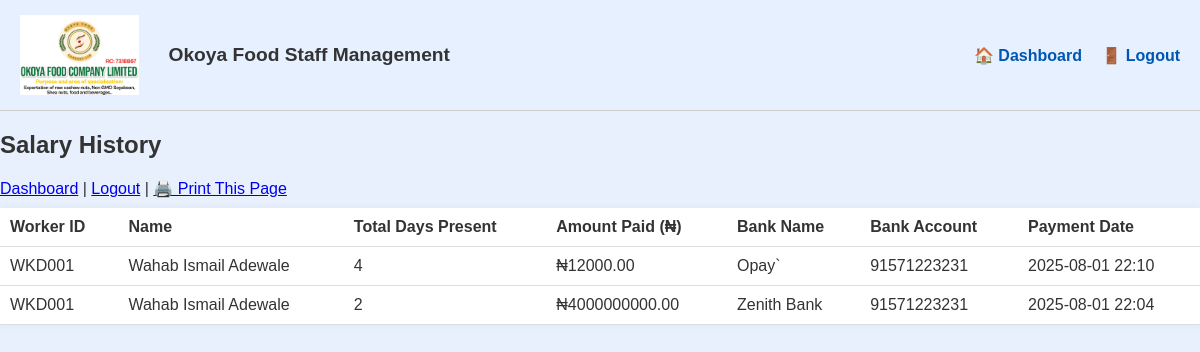
/salary_history (signed in), run on the app's committed database.
### app.py (models this page shows)
class Worker(db.Model):
    __tablename__ = 'workers'
    id = db.Column(db.Integer, primary_key=True)
    worker_code = db.Column(db.String(10), unique=True, nullable=True)
    name = db.Column(db.String(100), nullable=False)
    phone_number = db.Column(db.String(20), nullable=False)
    date_of_birth = db.Column(db.Date, nullable=False)
    gender = db.Column(db.String(10), nullable=False)
    qualifications = db.Column(db.String(100), nullable=False)
    position = db.Column(db.String(100), nullable=False)
    national_id = db.Column(db.String(50), nullable=False)
    nationality = db.Column(db.String(50), nullable=False)
    home_address = db.Column(db.String(200), nullable=False)
    ethnic_group = db.Column(db.String(50), nullable=False)
    place_of_residence = db.Column(db.String(100), nullable=False)
    disability = db.Column(db.String(100))
    email = db.Column(db.String(100), nullable=False)
    date_of_employment = db.Column(db.Date, nullable=False)
    attendance_records = db.relationship('Attendance', backref='worker', lazy=True, cascade="all, delete-orphan")
    salary_records = db.relationship('Salary', backref='worker', lazy=True, cascade="all, delete-orphan")

class Salary(db.Model):
    id = db.Column(db.Integer, primary_key=True)
    worker_id = db.Column(db.Integer, db.ForeignKey('workers.id'), nullable=False)
    total_days_present = db.Column(db.Integer, nullable=False)
    daily_rate = db.Column(db.Float, nullable=False)
    amount = db.Column(db.Float, nullable=False)
    bank_name = db.Column(db.String(100), nullable=True)          # Add this
    bank_account = db.Column(db.String(50), nullable=True)        # Add this
    payment_date = db.Column(db.DateTime, nullable=False, default=db.func.current_timestamp())

### app.py (the view)
@app.route('/salary_history')
def salary_history():
    if 'admin' not in session:
        return redirect(url_for('login'))
    salary_records = Salary.query.order_by(Salary.payment_date.desc()).all()
    return render_template('salary_history.html', salary_records=salary_records)

### templates/salary_history.html
{% extends 'base.html' %}
{% block content %}
<h2 class="print-area">Salary History</h2>
<nav class="no-print">
    <a href="{{ url_for('dashboard') }}">Dashboard</a> |
    <a href="{{ url_for('logout') }}">Logout</a> |
    <a href="#" onclick="window.print()">🖨️ Print This Page</a>
</nav>
<div class="print-area">
    {% if salary_records %}
        <table>
            <thead>
                <tr>
                    <th>Worker ID</th>
                    <th>Name</th>
                    <th>Total Days Present</th>
                    <th>Amount Paid (₦)</th>
                    <th>Bank Name</th>
                <th>Bank Account</th>
                    <th>Payment Date</th>
                </tr>
            </thead>
            <tbody>
                {% for record in salary_records %}
                    <tr>
                        <td>{{ "WKD%03d"|format(record.worker.id) }}</td>
                        <td>{{ record.worker.name }}</td>
                        <td>{{ record.total_days_present }}</td>
                        <td>₦{{ "%.2f"|format(record.amount) }}</td>
                        <td>{{ record.bank_name }}</td>
                        <td>{{ record.bank_account }}</td>
                        <td>{{ record.payment_date.strftime('%Y-%m-%d %H:%M') }}</td>
                    </tr>
                {% endfor %}
            </tbody>
        </table>
    {% else %}
        <p>No salary records available.</p>
    {% endif %}
</div>
{% endblock %}

### static/style.css (style rules this page uses)
body { font-family: Arial, sans-serif; margin: 0; background-color: #e8f0fe; color: #333; }
table { width: 100%; border-collapse: collapse; background-color: white; margin-top: 10px; box-shadow: 0 0 8px rgba(0, 0, 0, 0.05); }
th, td { padding: 10px; text-align: left; border-bottom: 1px solid #ddd; }

### data on the page
Salary: worker.name "Wahab Ismail Adewale", total_days_present "4", amount "12000.00", bank_name "Opay`", bank_account "91571223231", payment_date "2025-08-01 22:10"
Worker: worker.id "WKD001"
Salary: worker.name "Wahab Ismail Adewale", total_days_present "2", amount "4000000000.00", bank_name "Zenith Bank", bank_account "91571223231", payment_date "2025-08-01 22:04"
